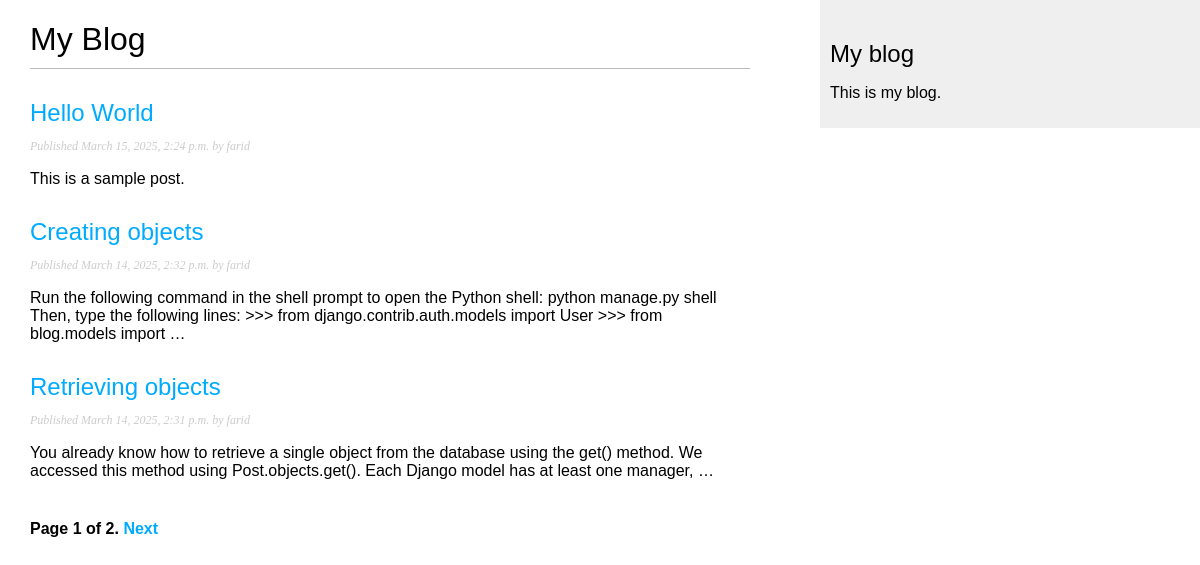
Screenshot of /blog/ with the database file from the repository.
### blog/models.py (models this page shows, shortened)
class Post(models.Model):
    class Status(models.TextChoices):
        DRAFT = "DF", "Draft"
        PUBLISHED = "PB", "Published"
    title = models.CharField(max_length=250)
    slug = models.SlugField(max_length=250, unique_for_date="publish")
    author = models.ForeignKey(
        settings.AUTH_USER_MODEL, on_delete=models.CASCADE, related_name="blog_posts"
    )
    body = models.TextField()
    publish = models.DateTimeField(default=timezone.now)
    created = models.DateTimeField(auto_now_add=True)
    updated = models.DateTimeField(auto_now=True)
    status = models.CharField(max_length=2, choices=Status, default=Status.DRAFT)
    objects = models.Manager()  # The default manager.
    published = PublishedManager()  # Our custom manager.
    class Meta:
        ordering = ["-publish"]
        indexes = [
            models.Index(fields=["-publish"]),
        ]
    def get_absolute_url(self):
        return reverse(
            "blog:post_detail",
            args=[self.publish.year, self.publish.month, self.publish.day, self.slug],
        )

### users/models.py (models this page shows)
class CustomUser(AbstractUser):
    pass
    def __str__(self):
        return self.username

### blog/views.py (the view)
# urls.py: path("", views.post_list, name="post_list"),
def post_list(request):
    post_list = Post.published.all()
    paginator = Paginator(post_list, 3)
    page_number = request.GET.get("page", 1)
    posts = paginator.page(page_number)
    return render(request, "blog/post/list.html", {"posts": posts})

### blog/models.py (called while the page is built)
    def get_queryset(self):
        return super().get_queryset().filter(status=Post.Status.PUBLISHED)

### blog/templates/blog/post/list.html (shortened to what this page needs)
{% extends "blog/base.html" %}
{% block content %}
  <h1>My Blog</h1>
  {% for post in posts %}
    <h2>
        <a href="{{ post.get_absolute_url }}">
        {{ post.title }}
      </a>
    </h2>
    <p class="date">
      Published {{ post.publish }} by {{ post.author }}
    </p>
    {{ post.body|truncatewords:30|linebreaks }}
  {% endfor %}
  {% include "pagination.html" with page=posts %}
{% endblock %}

### blog/static/css/blog.css (style rules this page uses)
body { margin:0; padding:0; font-family:helvetica, sans-serif; }
a { color:#00abff; text-decoration:none; }
h1 { font-weight:normal; border-bottom:1px solid #bbb; padding:0 0 10px 0; }
h2 { font-weight:normal; margin:30px 0 0; }
p.date { color:#ccc; font-family: georgia, serif; font-size: 12px; font-style: italic; }

### rows the page displays
Post: title "Hello World", publish "March 15, 2025, 2:24 p.m.", author "farid", body "This is a sample post."
Post: title "Creating objects", publish "March 14, 2025, 2:32 p.m.", author "farid", body "Run the following command in the shell prompt to open the Python shell: python manage.py shell Then, type the following lines: >>> from django.contrib.auth.models import User >>> from blog.models import …"
Post: title "Retrieving objects", publish "March 14, 2025, 2:31 p.m.", author "farid", body "You already know how to retrieve a single object from the database using the get() method. We accessed this method using Post.objects.get(). Each Django model has at least one manager, …"

### other values shown
{{ page.number }} "1"
{{ page.paginator.num_pages }} "2"
